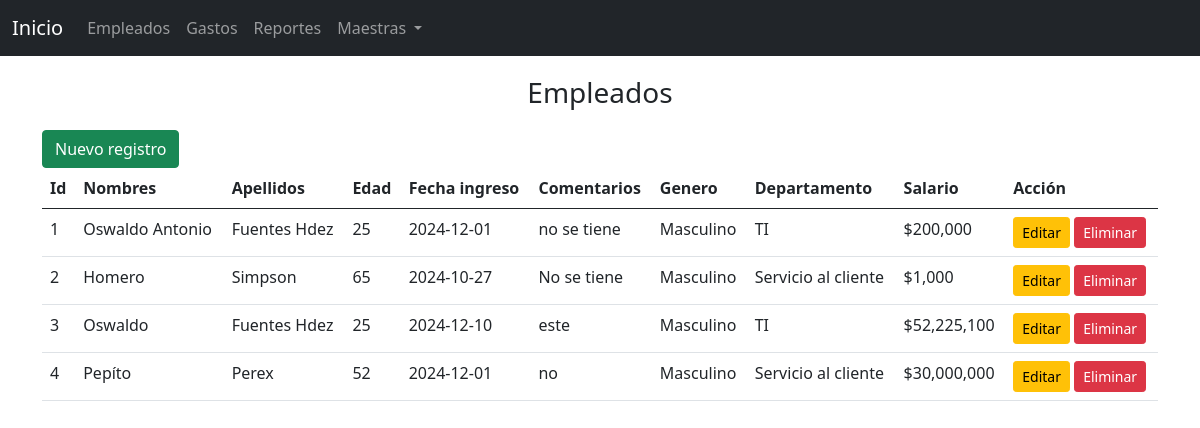
The app's page /app/views/employee.php with its own data.
### tables this page shows
CREATE TABLE `employees` (
  `id` int(11) NOT NULL,
  `first_name` varchar(100) NOT NULL,
  `last_name` varchar(100) NOT NULL,
  `age` int(11) NOT NULL,
  `hire_date` date NOT NULL,
  `comments` text DEFAULT NULL,
  `gender_id` int(11) NOT NULL,
  `department_id` int(11) NOT NULL,
  `salary` decimal(10,0) NOT NULL
);

CREATE TABLE `genders` (
  `id` int(11) NOT NULL,
  `name` varchar(50) NOT NULL
);

CREATE TABLE `departments` (
  `id` int(11) NOT NULL,
  `name` varchar(100) NOT NULL
);

### core/config/Connection.php (called while the page is built, shortened)
<?php
class Connection{
    function connect(){
        $serverName = "localhost";
        $username = "root";
        $password = "";
        $database = "employee";
        $this->conn = new mysqli($serverName, $username, $password, $database);
        return $this->conn;
    }
}
?>

### app/controller/EmployeeController.php (called while the page is built, shortened)
<?php
include('../../core/config/Connection.php');
include('../models/Employee.php');
class EmployeeController
{
    private $employee;
    function __construct() {
        $this->conn = (new Connection())->connect();
        $this->employee = new Employee($this->conn);
    }
    public function get() {
        return $this->employee->get();
    }
}

### app/models/Employee.php (called while the page is built, shortened)
<?php
class Employee {
    private $conn;
    public function __construct($dbConn) {
        $this->conn = $dbConn;
    }
    public function get() {
        $query = "SELECT e.id, e.first_name, e.last_name, e.age, e.hire_date, e.comments, e.department_id, d.name departament, e.gender_id , g.name gender, e.salary
        FROM employees e
        INNER JOIN departments d ON e.department_id   = d.id
        INNER JOIN genders g ON e.gender_id  = g.id";
        $result = $this->conn->query($query);
        if ($result->num_rows > 0) {
            $employees = [];
            while ($row = $result->fetch_assoc()) {
                $employees[] = $row;
            }
            return $employees;
        } else {
            return "No se encontraron empleados.";
        }
    }
}
?>

### app/views/employee.php (the view, shortened to what this page needs)
<?php
    include("../controller/EmployeeController.php");
    $controller = new EmployeeController();
    $employees = $controller->get();
    include('navbar.php');
?>
<!doctype html>
<html lang="en">
    <head>
    </head>
    <body>
        <div class="container">
            <h3 class="tittle-table">Empleados</h3>
            <button type="button" class="btn btn-success" data-bs-toggle="modal" data-bs-target="#registerModal" data-bs-whatever="@mdo">Nuevo registro</button>
            <div class="table-responsive">
                <table class="table">
                    <thead>
                        <tr>
                            <th scope="col">Id</th>
                            <th scope="col">Nombres</th>
                            <th scope="col">Apellidos</th>
                            <th scope="col">Edad</th>
                            <th scope="col">Fecha ingreso</th>
                            <th scope="col">Comentarios</th>
                            <th scope="col">Genero</th>
                            <th scope="col">Departamento</th>
                            <th scope="col">Salario</th>
                            <th scope="col">Acción</th>
                        </tr>
                    </thead>
                    <tbody>
                        <?php if (isset($employees) && is_array($employees) && count($employees) > 0): ?>
                            <?php foreach ($employees as $employee): ?>
                                <tr>
                                    <td><?= $employee['id']; ?></td>
                                    <td><?= $employee['first_name']; ?></td>
                                    <td><?= $employee['last_name']; ?></td>
                                    <td><?= $employee['age']; ?></td>
                                    <td><?= $employee['hire_date']; ?></td>
                                    <td><?= $employee['comments']; ?></td>
                                    <td><?= $employee['gender']; ?></td>
                                    <td><?= $employee['departament']; ?></td>
                                    <td><?= "$" . number_format($employee['salary'], 0, '.', ',');  ?></td>
                                    <td>
                                        <button type="button" class="btn btn-warning btn-sm" data-bs-toggle="modal" data-bs-target="#updateModal"
                                          data-id="<?= $employee['id']; ?>"
                                          data-first_name="<?= $employee['first_name']; ?>"
                                          data-last_name="<?= $employee['last_name']; ?>"
                                          data-age="<?= $employee['age']; ?>"
                                          data-hire_date="<?= $employee['hire_date']; ?>"
                                          data-comments="<?= $employee['comments']; ?>"
                                          data-gender_id="<?= $employee['gender_id']; ?>"
                                          data-salary="<?= $employee['salary']; ?>"
                                          data-department_id="<?= $employee['department_id']; ?>">
                                          Editar
                                        </button>
                                        <button type="button" class="btn btn-danger btn-sm" data-bs-toggle="modal" data-bs-target="#deleteModal" data-id="<?= $employee['id']; ?>">
                                            Eliminar
                                        </button>
                                    </td>
                                </tr>
                            <?php endforeach; ?>
                        <?php else: ?>
                            <tr>
                                <td colspan="3">No hay colaboradores registrados.</td>
                            </tr>
                        <?php endif; ?>
                    </tbody>
                </table>
            </div>
        </div>
    </body>
</html>

### app/views/navbar.php (shortened to what this page needs)
<!doctype html>
<html lang="en">
  <head>
    <link href="https://cdn.jsdelivr.net/npm/bootstrap@5.0.2/dist/css/bootstrap.min.css" rel="stylesheet">
  </head>
  <body>
        <nav class="navbar navbar-expand-lg navbar-dark bg-dark">
            <div class="container-fluid">
                <a class="navbar-brand" href="../../index.php">Inicio</a>
                <div class="collapse navbar-collapse" id="navbarSupportedContent">
                <ul class="navbar-nav me-auto mb-2 mb-lg-0">
                    <li class="nav-item">
                        <a class="nav-link" href="employee.php">Empleados</a>
                    </li>
                    <li class="nav-item">
                        <a class="nav-link" href="expense.php">Gastos</a>
                    </li>
                    <li class="nav-item">
                        <a class="nav-link" href="report.php">Reportes</a>
                    </li>
                    <li class="nav-item dropdown">
                        <a class="nav-link dropdown-toggle" href="#" id="navbarDropdown" role="button" data-bs-toggle="dropdown" aria-expanded="false">
                            Maestras
                        </a>
                    </li>
                </ul>
                </div>
            </div>
        </nav>
</body>
</html>

### app/views/employee.php (style rules this page uses)
.tittle-table { text-align: center; margin: 20px; }

### records on screen
employees: id "1", first_name "Oswaldo Antonio", last_name "Fuentes Hdez", age "25", hire_date "2024-12-01", comments "no se tiene", gender.name "Masculino", department.name "TI", salary "200,000"
employees: id "2", first_name "Homero", last_name "Simpson", age "65", hire_date "2024-10-27", comments "No se tiene", gender.name "Masculino", department.name "Servicio al cliente", salary "1,000"
employees: id "3", first_name "Oswaldo", last_name "Fuentes Hdez", age "25", hire_date "2024-12-10", comments "este", gender.name "Masculino", department.name "TI", salary "52,225,100"
employees: id "4", first_name "Pepíto", last_name "Perex", age "52", hire_date "2024-12-01", comments "no", gender.name "Masculino", department.name "Servicio al cliente", salary "30,000,000"
